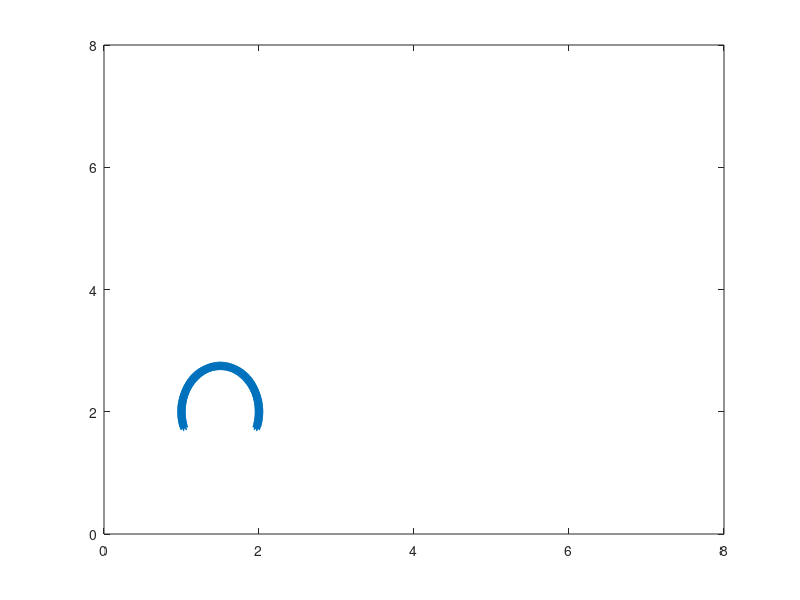

Write MATLAB code to recreate this figure.
%%%%%%%%%%%%%%%%%%%%%%%%%%%%%%%%%%%%%%%%%%%%%%%%%%%%%%%%%%%%%%%%%%
%
% Jellyfish Example Courtesy of Alexander P. Hoover, PhD and 
%                                           Laura A. Miller, PhD
%
%       -> Converted from IBAMR: 1/16/2018 by NAB.
%
%       -> Modified from original on 3/5/2021 by NAB.
%
%%%%%%%%%%%%%%%%%%%%%%%%%%%%%%%%%%%%%%%%%%%%%%%%%%%%%%%%%%%%%%%%%%

function Make_Jelly_Geometry()


close all;

%-----------------------------------------------
% Grid Parameters
%-----------------------------------------------
Ly = 8;                  % height of computational domain (m) (MATCHES INPUT2D)
Lx = 3;                  % width of computational domain (m) (MATCHES INPUT2D)
Ny = 512;                % number of Cartesian grid meshwidths 
dx = Ly/Ny;              % Cartesian mesh resolution (width(m))
ds = dx/2;               % Lagrangian Pt Spacing



%-----------------------------------------------
% Jellyfish Geometric Parameters (ellipse)
%-----------------------------------------------
a=.5;                     % bell radius (semi-minor axis, horizontal axis, note width=2a)
b=.75;                    % bell semi-major axis 
d=-0.25;                  % lowest point along bell
 
 

%-----------------------------------------------
% Set up theta values for creating jellyfish
%-----------------------------------------------
theta_lim=asin(d/b);  % last theta value for jellyfish (on left side)
theta_test=pi/2;      % starting theta value (top of jellyfish)
 

%-----------------------------------------------
% Spring and Beam Stiffness Coefficients; 
%                       Jellyfish Muscle Force
%-----------------------------------------------
kappa_spring = 1e7;       % spring constant (Newton)
kappa_beam = 2.5e5;       % beam stiffness constant (Newton m^2)
F=1e5;                    % JELLYFISH CONTRACTION FORCE


%-----------------------------------------------
% CREATE **LEFT** SIDE JELLYFISH GEOMETRY!
%-----------------------------------------------
c=0;
while(theta_test<(pi-theta_lim))
    c=c+1;
    theta(c)=theta_test;
     
    xL(c)=a*cos(theta(c));
    yL(c)=b*sin(theta(c));
    id_points(c)=c-1;
     
    theta_test=ds/((a*sin(theta(c)))^(2)+(b*cos(theta(c)))^(2))^(.5)+theta(c);
     
end


%-----------------------------------------------
% NUMBER OF PTS ALONG JELLYFISH AND MUSCLES
%-----------------------------------------------
npts= 2*length(xL)-1;        % # OF POINTS ALONG ENTIRE JELLYFISH
npts_wing=length(xL)-1;      % # OF PTS ALONG ONE SIDE OF JELLYFISH (NOT INCLUDING CENTER PT)   
npts_musc=floor(npts_wing/4);% # OF MUSCLES TO CONTRACT BELL
 

%-----------------------------------------------
% CREATE RIGHT SIDE JELLYFISH GEOMETRY!
%-----------------------------------------------
xR = -xL(2:end);  % So not to include the CENTER point
yR = yL(2:end);   % So not to include the CENTER point


%-----------------------------------------------
% TRANSLATE JELLYFISH
%-----------------------------------------------
xShift = 1.5;
yShift = 2.0; 
xLag=[xL xR]+xShift;
yLag=[yL yR]+yShift;

  

%-----------------------------------------------
% STARTING INDEX FOR MUSCLES ON LEFT AND RIGHT
%-----------------------------------------------
ind_Musc_L = 1 + npts_wing - npts_musc + 1;
ind_Musc_R = 1 + 2*npts_wing - npts_musc + 1;





%-----------------------------------------------
% STORE NAME
%-----------------------------------------------
mesh_name = 'jelly';





%-----------------------------------------------
% PLOT/TEST GEOMETRY
%-----------------------------------------------
plot(xLag,yLag,'*'); hold on;
axis([0 8 0 8])


%-----------------------------------------------
% Lag Pts to Occlude Flow At Edge
%-----------------------------------------------
xBlock = ds:4*ds:Lx-ds;
yBlock = (Ly-5*ds)*ones(1,length(xBlock))+ds;


%%%%%%%%%%%%%%%%%%%%%%%%%%%%%%%%%%%%%%%%%%%%%%%%%%%%%%%%%%%%%%%%%%%%%%%%%%%%%%%%
%
% Print .vertex information
%
%%%%%%%%%%%%%%%%%%%%%%%%%%%%%%%%%%%%%%%%%%%%%%%%%%%%%%%%%%%%%%%%%%%%%%%%%%%%%%%%

vertex_fid = fopen([mesh_name num2str(Ny) '.vertex'], 'w');
 
    fprintf(vertex_fid, '%d\n', npts + length(xBlock) );
    lag_ct = 0;
    
    %
    % JELLYFISH 1'S BELL
    %
    for j=1:npts
        fprintf(vertex_fid, '%1.16e %1.16e\n', xLag(j), yLag(j));
        lag_ct = lag_ct + 1;
    end
    
    
    %
    % flow blocker across top edge
    %
    for ii=1:length(xBlock)
        fprintf(vertex_fid, '%1.16e %1.16e\n', xBlock(ii), yBlock(ii));
    end

fclose(vertex_fid);




%%%%%%%%%%%%%%%%%%%%%%%%%%%%%%%%%%%%%%%%%%%%%%%%%%%%%%%%%%%%%%%%%%%%%%%%%%%%%%%%
%
% Print .spring information
%
%%%%%%%%%%%%%%%%%%%%%%%%%%%%%%%%%%%%%%%%%%%%%%%%%%%%%%%%%%%%%%%%%%%%%%%%%%%%%%%%

spring_fid = fopen([mesh_name num2str(Ny) '.spring'], 'w');
    
 
    fprintf(spring_fid, '%d\n', npts-1 + npts_musc);
 
    fprintf('\n         ***** For update_Springs.m file ***** \n\n');
    %fprintf('  -> Number of springs BEFORE muscles on Jelly-1: %d \n',npts-1)
    fprintf('  -> Spring-IDs:\n');
    fprintf('                 Jelly-1 Muscles: %d to %d \n\n',npts,npts+npts_musc-1)

        
    factor = 1;%ds^2/ds;
 
    
    %
    % ----------------- JELLYFISH 1 --------------------
    %
    
    %
    % JELLYFISH 1: LEFT SIDE OF BELL
    %
    for s = 1:npts_wing % NOTE: attaches spring along each point on left side
        id_1 = s;
        id_2 = s+1;
        dsRest = sqrt( ( xLag(id_1)-xLag(id_2) )^2 + ( yLag(id_1)-yLag(id_2) )^2 );
        fprintf(spring_fid, '%d %d %1.16e %1.16e %d\n', id_1, id_2, kappa_spring*ds/(ds^2)*factor, dsRest, 1);
    end
    
    %
    % JELLYFISH 1: RIGHT SIDE OF BELL
    %
    for s = 1:npts_wing
        if s==1
            id_1 = 1;
            id_2 = (1+npts_wing)+1; % Note: (1+npts_wing) gives total # of pts on left side)
            dsRest = sqrt( ( xLag(id_1)-xLag(id_2) )^2 + ( yLag(id_1)-yLag(id_2) )^2 );
            fprintf(spring_fid, '%d %d %1.16e %1.16e %d\n', id_1, id_2, kappa_spring*ds/(ds^2)*factor, dsRest, 1);    
        else
            id_1 = (s-1) + (npts_wing+1);
            id_2 = s + (npts_wing+1);
            dsRest = sqrt( ( xLag(id_1)-xLag(id_2) )^2 + ( yLag(id_1)-yLag(id_2) )^2 );
            fprintf(spring_fid, '%d %d %1.16e %1.16e %d\n', id_1, id_2, kappa_spring*ds/(ds^2)*factor, dsRest, 1);
        end
    end
    
    %
    % JELLYFISH 1: MUSCLES between ends of bell
    %
    for s = 0:npts_musc-1
        id_1 = ind_Musc_L+s;
        id_2 = ind_Musc_R+s;
        dsRest = sqrt( ( xLag(id_1)-xLag(id_2) )^2 + ( yLag(id_1)-yLag(id_2) )^2 );
        fprintf(spring_fid, '%d %d %1.16e %1.16e %d\n',id_1, id_2, F, dsRest, 1);
    end


    fclose(spring_fid);
 
 
 
%%%%%%%%%%%%%%%%%%%%%%%%%%%%%%%%%%%%%%%%%%%%%%%%%%%%%%%%%%%%%%%%%%%%%%%%%%%%%%%%
%
% Print .nonInv_beam information
%
%%%%%%%%%%%%%%%%%%%%%%%%%%%%%%%%%%%%%%%%%%%%%%%%%%%%%%%%%%%%%%%%%%%%%%%%%%%%%%%%

beam_fid = fopen([mesh_name num2str(Ny) '.nonInv_beam'], 'w');
 
    fprintf(beam_fid, '%d\n', npts-2);

    factor=1;% = (ds^4)/ds;
    
    %
    % ----------------- JELLYFISH 1 --------------------
    %
    
    %
    % JELLYFISH 1: BEAM BTWN MIDDLE THREE PTS AT TOP OF BELL
    %
    id_L = 2;                  % First point on left sides
    id_M = 1;                  % Middlemost point of bell
    id_R = (1+npts_wing) + 1;  % First point on right side
    C1 = xLag(id_L)+xLag(id_R)-2*xLag(id_M);
    C2 = yLag(id_L)+yLag(id_R)-2*yLag(id_M);  
    fprintf(beam_fid, '%d %d %d %1.16e %1.16e %1.16e\n', id_L, id_M, id_R, kappa_beam*ds/(ds^4)*factor, C1, C2);

    %
    % JELLYFISH 1: BEAMS ALONG LEFT SIDE OF BELL
    %
    for s = 2:npts_wing
            id_L = s+1;      % Left Point ID
            id_M = s;        % Middle Point ID
            id_R = s-1;      % Right Point ID
            C1 = xLag(id_L)+xLag(id_R)-2*xLag(id_M);
            C2 = yLag(id_L)+yLag(id_R)-2*yLag(id_M);  
            fprintf(beam_fid, '%d %d %d %1.16e %1.16e %1.16e\n', id_L, id_M, id_R, kappa_beam*ds/(ds^4)*factor, C1, C2);
    end
    
    
    %
    % JELLYFISH 1: BEAMS ALONG RIGHT SIDE OF BELL
    %
    for s = 2:npts_wing
        
            % auxiliary index for consistency with *LEFT* side
            ss = s + (npts_wing);
        
            if s==2
                id_L = 1;      % MIDDLE POINT
                id_M = ss;     % FIRST POINT ON RIGHT SIDE AFTER MIDDLE PTs
                id_R = ss+1;   % 2ND POINT ON RIGHT SIDE AFTER MIDDLE PT
                C1 = xLag(id_L)+xLag(id_R)-2*xLag(id_M);
                C2 = yLag(id_L)+yLag(id_R)-2*yLag(id_M);  
                fprintf(beam_fid, '%d %d %d %1.16e %1.16e %1.16e\n', id_L, id_M, id_R, kappa_beam*ds/(ds^4)*factor, C1, C2);
            else
                id_L = ss-1;      % Left Point ID
                id_M = ss;        % Middle Point ID
                id_R = ss+1;      % Right Point ID
                C1 = xLag(id_L)+xLag(id_R)-2*xLag(id_M);
                C2 = yLag(id_L)+yLag(id_R)-2*yLag(id_M);  
                fprintf(beam_fid, '%d %d %d %1.16e %1.16e %1.16e\n', id_L, id_M, id_R, kappa_beam*ds/(ds^4)*factor, C1, C2);    
            end
                    
    end
  
 
    fclose(beam_fid);
 

    
    

%%%%%%%%%%%%%%%%%%%%%%%%%%%%%%%%%%%%%%%%%%%%%%%%%%%%%%%%%%%%%%%%%%%%%%%   
%
% PRINT TARGET POINTS!!!
%
% print target points (flow blocker along edge)
k_Target = 2.5e6;
nBefore = length(xLag); % Counts pts in jellyfish for bookkeeping for .target file
struct_name = 'jelly512';
print_Lagrangian_Target_Pts(xBlock,k_Target,struct_name,nBefore)    
    
    
%%%%%%%%%%%%%%%%%%%%%%%%%%%%%%%%%%%%%%%%%%%%%%%%%%%%%%%%%%%%%%%%%%%%%%%%
%
% FUNCTION: prints TARGET points to a file called 'struct_name'.target
%
%%%%%%%%%%%%%%%%%%%%%%%%%%%%%%%%%%%%%%%%%%%%%%%%%%%%%%%%%%%%%%%%%%%%%%%%

function print_Lagrangian_Target_Pts(xBlock,k_Target,struct_name,nBefore)

    N = length(xBlock);
    Nstart = nBefore+1;
    Nend = nBefore+N;

    target_fid = fopen([struct_name '.target'], 'w');

    fprintf(target_fid, '%d\n', N );

    %Loops over all Lagrangian Pts.
    for s = Nstart:Nend
        fprintf(target_fid, '%d %1.16e\n', s, k_Target);
    end

    fclose(target_fid); 
    
